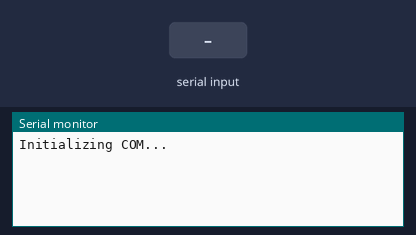
The sketch below on a simulated Arduino Uno, built with avr-gcc and run on an emulated ATmega328P. On the bench: the last lines printed to the serial monitor. The inputs (shaded band) are chosen by the test bench. WiFi joins after 1.5 s; servers stay silent unless stated.

Above: at 1.2 s.
1.3 s: "," received over Serial
At 2.1 s:
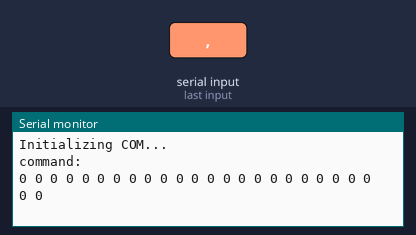
2.8 s: "90,45\n" received over Serial
At 3.3 s:
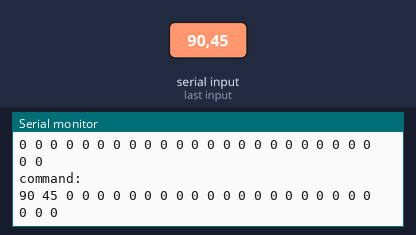

Measured:
- after the input at 1.3 s, the serial monitor: prints a new line at once (image 1)
- after the input at 2.8 s, the serial monitor: prints a new line at once (image 2)

The sketch:

GROZA-O_CONTROL-MODULE_COMPLETED_W5500_FINAL.ino
```cpp
#include <SPI.h>
#include <Ethernet2.h>

//W5500 module. USE PC NETWORK OPTIONS
byte mac[] = { 0xDE, 0xAD, 0xBE, 0xEF, 0xFE, 0x03 };
IPAddress localIP(192, 168, 5, 25);
unsigned int localPort = 8995;

//USRP
IPAddress remoteIP(192, 168, 5, 3);
unsigned int remotePort = 25000;

uint16_t package[25]; //data for transmission
EthernetUDP Udp;

void setup() {
  // Open serial communications and wait for port to open:
  Serial.begin(115200);
  Serial.setTimeout(10);
  Serial.println("Initializing COM...");

  // set configuration for w5500:
  Ethernet.begin(mac,localIP);
  Udp.begin(localPort);
  //Serial.println("Setting local network configuration...");

  //print configuration parameters
  /*
  Serial.println("Network configuration:");
  Serial.println("-------------USRP-------------");
  Serial.print("remoteIP: ");
  Serial.println(remoteIP);
  Serial.print("remotePort: ");
  Serial.println(remotePort);
  Serial.println("-------------W5500(PC)-------------");
  Serial.print("localIP: ");
  Serial.println(localIP);
  Serial.print("localPort: ");
  Serial.println(localPort);
  */
}

void loop() {
  if (Serial.available() > 0) {
    String recv = Serial.readString();
    String str;
    int k = 0;
    for (int i = 0; i < recv.length();i++)
    {
      if (recv[i] != ' ' && recv[i] != '[' && recv[i] != ']')
      {
        str += recv[i];
        k++;
      }
    }
    str += ",";

    String temp = "";
    int index = 0, h = 0;

    for (int i = 0; i < str.length(); i++)
    {
      if (str[i] == ',')
      {
        package[index] = temp.toInt();

        h = 0;
        temp = "";
        index++;
      }
      else
      {
        temp += str[i];
        h++;
      }
    }


       Serial.println("\ncommand:");

    for(int i = 0; i < sizeof(package)/sizeof(package[0]); i++)
    {
      Serial.print(package[i]);
      Serial.print(" ");
    }
    Serial.println("");


    size_t sz = sizeof(package);

    Udp.beginPacket(remoteIP, remotePort);
    Udp.write((uint8_t *)package, sz);
    Udp.endPacket();

  }
}
```
